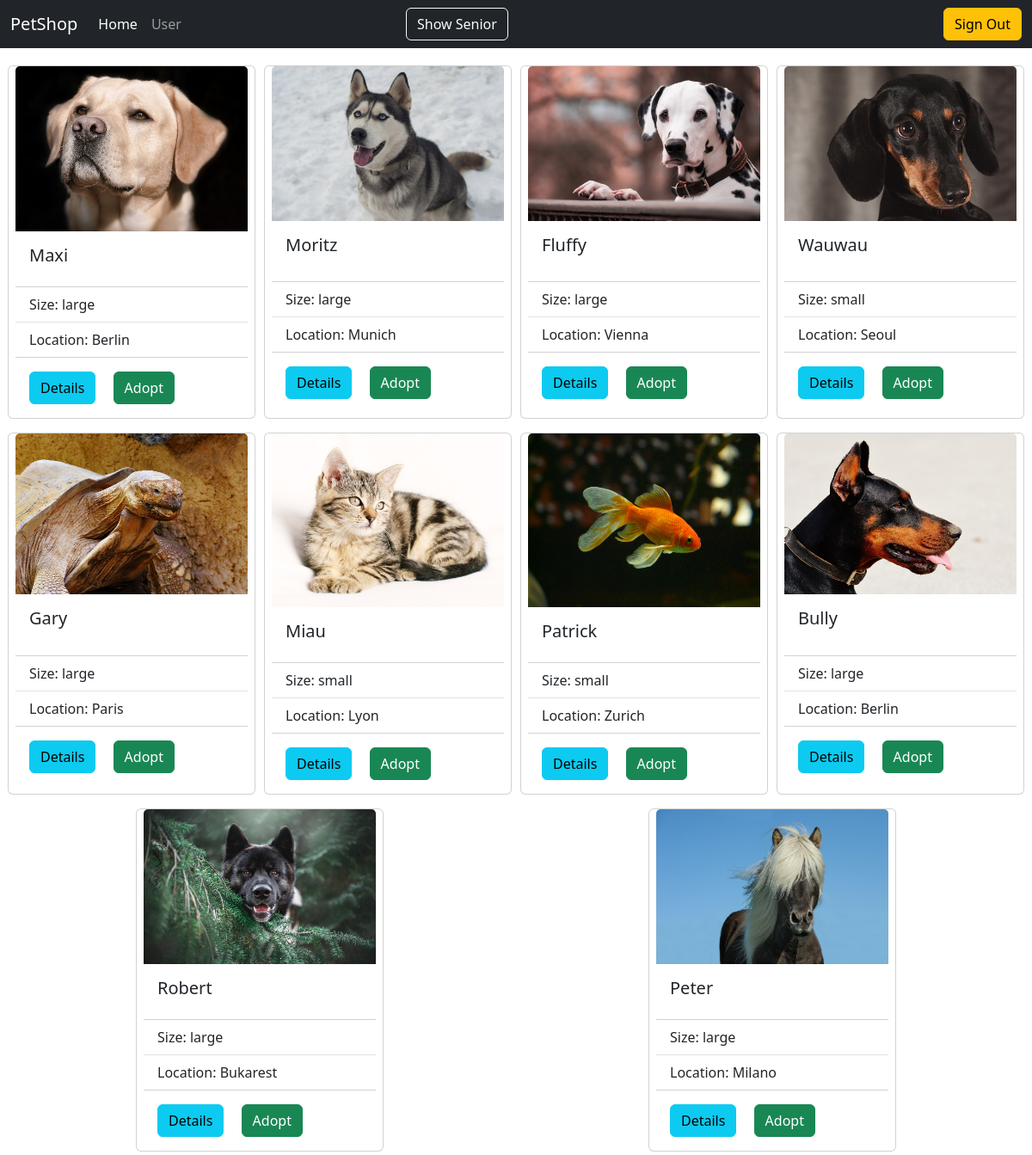
/animals.php (signed in), run on the app's committed database.
### tables this page shows
CREATE TABLE `animals` (
  `id` int(11) NOT NULL,
  `picture` varchar(255) DEFAULT NULL,
  `location` varchar(255) DEFAULT NULL,
  `description` varchar(2000) DEFAULT NULL,
  `size` varchar(10) DEFAULT NULL,
  `age` int(3) DEFAULT NULL,
  `vaccinated` varchar(50) DEFAULT NULL,
  `breed` varchar(255) DEFAULT NULL,
  `status` varchar(255) DEFAULT NULL,
  `name` varchar(255) DEFAULT NULL
);

### animals.php (the view, shortened to what this page needs)
<?php
require_once "components/db_connect.php";
$sql = "SELECT * FROM animals";
$result = mysqli_query($connect, $sql);
$tbody = '';
if (mysqli_num_rows($result)  > 0) {
  while ($row = mysqli_fetch_array($result, MYSQLI_ASSOC)) {
    $tbody .= "
        <div class='card col' style='width: 18rem;'>
        <img src='animals/pictures/" . $row['picture'] . "' class='card-img-top' alt='...'>
        <div class='card-body'>
          <h5 class='card-title'>" . $row['name'] . "</h5>
        </div>
        <ul class='list-group list-group-flush'>
        <li class='list-group-item'>Size: " . $row['size'] . "</li>
          <li class='list-group-item'>Location: " . $row['location'] . "</li>
        </ul>
        <div class='card-body'>
          <a href='details.php?id=" . $row['id'] . "' class='card-link btn btn-info'>Details</a>
          <a href='' class='card-link btn btn-success'>Adopt</a>
        </div>
      </div>
      ";
  };
} else {
  $tbody =  "<tr><td colspan='5'><center>No Data Available </center></td></tr>";
}
?>
<!DOCTYPE html>
<html lang="en">
<head>
  <?php require_once "components/bootstrap.php" ?>
</head>
<body>
  <?php require_once "components/navbar.php" ?>
  <div class="m-1 row row-cols-2 row-cols-lg-5 g-2 g-lg-3 justify-content-around">
    <?= $tbody; ?>
  </div>
</body>
</html>

### data on the page
animals: picture (picture), name "Maxi", size "large", location "Berlin"
animals: picture (picture), name "Moritz", size "large", location "Munich"
animals: picture (picture), name "Fluffy", size "large", location "Vienna"
animals: picture (picture), name "Wauwau", size "small", location "Seoul"
animals: picture (picture), name "Gary", size "large", location "Paris"
animals: picture (picture), name "Miau", size "small", location "Lyon"
animals: picture (picture), name "Patrick", size "small", location "Zurich"
animals: picture (picture), name "Bully", size "large", location "Berlin"
animals: picture (picture), name "Robert", size "large", location "Bukarest"
animals: picture (picture), name "Peter", size "large", location "Milano"
